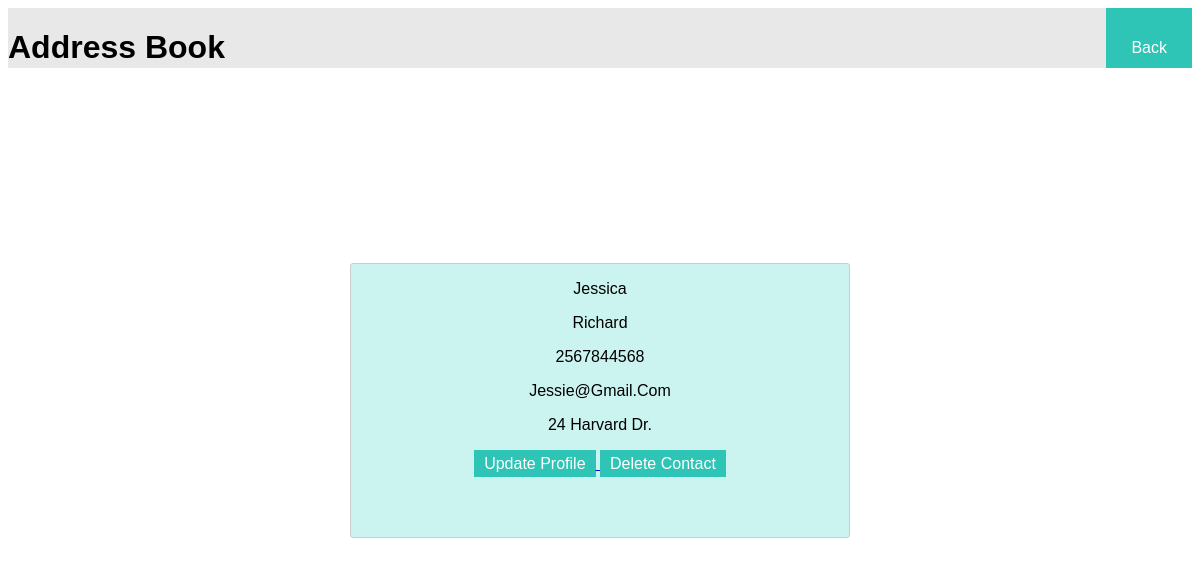
Screenshot of /profile/7 with the database file from the repository.
### address/models.py (models this page shows, shortened)
class Contact(models.Model):
   firstName = models.CharField(max_length=500)
   lastName = models.CharField(max_length=500)
   phoneNumber = models.IntegerField(max_length=10)
   emailAddress = models.EmailField(max_length=500)
   streetAddress = models.CharField(max_length=150)

### address/views.py (the view)
# urls.py: path('profile/<str:pk>', views.contactProfile, name='profile'),
def contactProfile(request, pk):
   contact = Contact.objects.get(id=pk)
   return render(request, 'contact-name.html', {'contact': contact})

### templates/contact-name.html (shortened to what this page needs)
{% load static %}
<!DOCTYPE html>
<html>
   <head>
      <link rel="stylesheet" href="{% static 'style-edit.css' %}">
   </head>
   <body>
   <div class ="topHeader">
      <h1> Address Book </h1>
      <a href="{% url 'profile' contact.id %}" class="button"> Back </a>
   </div>
   <div class="loginForm">
      <div class="innerText">
         <div>
            <p class="contact-name">{{ contact.firstName | title }}</p>
            <p class="contact-name">{{ contact.lastName | title }}</p>
            <p class="contact-name">{{ contact.phoneNumber | title }}</p>
            <p class="contact-name">{{ contact.emailAddress | title }}</p>
            <p class="contact-name">{{ contact.streetAddress | title }}</p>
         </div>
      <a href= "{% url 'edit-contact' contact.id %}"> <button> Update Profile </button> </a>
      <a href = "{% url 'delete' contact.id %}"> <button class = "button"> Delete Contact </button></a>
    </div>
   </div>
   </body>
</html>

### static/style-edit.css (style rules this page uses)
body { font-family: Arial; }
* { box-sizing: border-box; }
.topHeader { padding: 0px; margin: 0; padding: 0; width: 100%; height: 60px; background-color:#E8E8E8; display: flex; justify-content: space-between; }
a.button { -webkit-appearance: button; -moz-appearance: button; appearance: button; color: white; text-decoration: none; border: none; text-align: center; line-height: 60px; font-size: 16px; padding: 10px 25px; display: inline-block; background-color: #2ec4b6; }
.loginForm { position: absolute; margin: auto; text-align: center; font-family: Arial, Helvetica, sans-serif; border-radius: 3px; border: 1px solid #ccc; top: 0; right: 0; bottom: 0; left: 0; width: 500px; height: 275px; background-color: #cbf3f0; }
button { color: white; text-decoration: none; border: none; text-align: center; line-height: 25px; font-size: 16px; padding: 1px 10px; display: inline-block; background-color: #2ec4b6; }

### rows the page displays
Contact: firstName "Jessica", lastName "Richard", phoneNumber "2567844568", emailAddress "Jessie@Gmail.Com", streetAddress "24 Harvard Dr."
